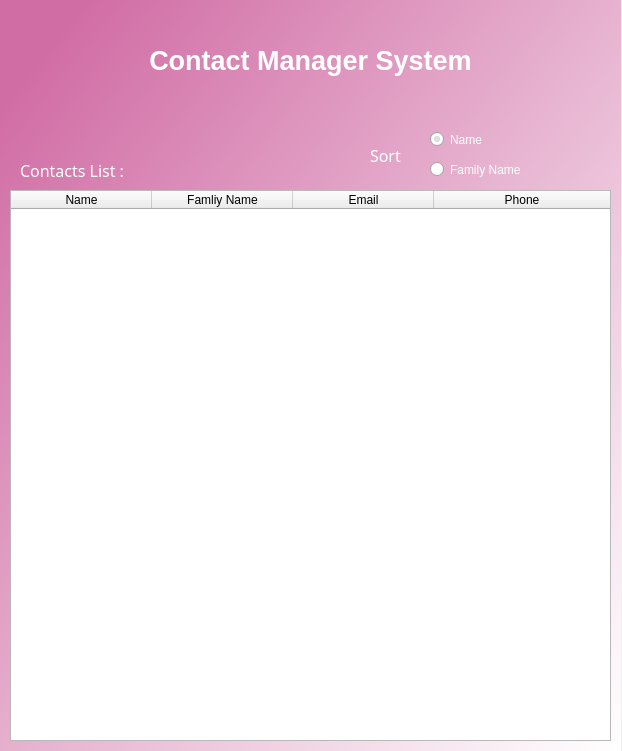
<?xml version="1.0" encoding="UTF-8"?>
<ui version="4.0">
 <class>DialogList</class>
 <widget class="QDialog" name="DialogList">
  <property name="geometry">
   <rect>
    <x>0</x>
    <y>0</y>
    <width>622</width>
    <height>751</height>
   </rect>
  </property>
  <property name="windowTitle">
   <string>List Of Contacts</string>
  </property>
  <widget class="QWidget" name="widget" native="true">
   <property name="geometry">
    <rect>
     <x>0</x>
     <y>0</y>
     <width>621</width>
     <height>751</height>
    </rect>
   </property>
   <property name="styleSheet">
    <string notr="true">QWidget#widget{
background-color:qlineargradient(spread:pad, x1:0.0524476, y1:0.0909091, x2:1, y2:1, stop:0 rgba(209, 109, 165, 255), stop:1 rgba(255, 255, 255, 255))}</string>
   </property>
   <widget class="QTableWidget" name="tableWidget">
    <property name="geometry">
     <rect>
      <x>10</x>
      <y>190</y>
      <width>601</width>
      <height>551</height>
     </rect>
    </property>
    <property name="sortingEnabled">
     <bool>true</bool>
    </property>
    <attribute name="horizontalHeaderCascadingSectionResizes">
     <bool>false</bool>
    </attribute>
    <attribute name="horizontalHeaderDefaultSectionSize">
     <number>141</number>
    </attribute>
    <attribute name="horizontalHeaderStretchLastSection">
     <bool>true</bool>
    </attribute>
    <attribute name="verticalHeaderShowSortIndicator" stdset="0">
     <bool>false</bool>
    </attribute>
    <attribute name="verticalHeaderStretchLastSection">
     <bool>false</bool>
    </attribute>
    <column>
     <property name="text">
      <string>Name</string>
     </property>
    </column>
    <column>
     <property name="text">
      <string>Famliy Name</string>
     </property>
    </column>
    <column>
     <property name="text">
      <string>Email</string>
     </property>
    </column>
    <column>
     <property name="text">
      <string>Phone</string>
     </property>
    </column>
   </widget>
   <widget class="QLabel" name="label_2">
    <property name="geometry">
     <rect>
      <x>20</x>
      <y>150</y>
      <width>111</width>
      <height>41</height>
     </rect>
    </property>
    <property name="font">
     <font>
      <family>B Nazanin</family>
      <pointsize>12</pointsize>
      <weight>50</weight>
      <italic>false</italic>
      <bold>false</bold>
     </font>
    </property>
    <property name="styleSheet">
     <string notr="true">color:white;font: 12pt &quot;B Nazanin&quot;;</string>
    </property>
    <property name="text">
     <string>Contacts List :</string>
    </property>
    <property name="alignment">
     <set>Qt::AlignLeading|Qt::AlignLeft|Qt::AlignVCenter</set>
    </property>
   </widget>
   <widget class="QLabel" name="label">
    <property name="geometry">
     <rect>
      <x>20</x>
      <y>30</y>
      <width>581</width>
      <height>61</height>
     </rect>
    </property>
    <property name="font">
     <font>
      <family>MS Shell Dlg 2</family>
      <pointsize>20</pointsize>
      <weight>75</weight>
      <italic>false</italic>
      <bold>true</bold>
      <underline>false</underline>
      <strikeout>false</strikeout>
      <kerning>true</kerning>
     </font>
    </property>
    <property name="styleSheet">
     <string notr="true">color:white;</string>
    </property>
    <property name="text">
     <string>Contact Manager System</string>
    </property>
    <property name="alignment">
     <set>Qt::AlignCenter</set>
    </property>
   </widget>
   <widget class="QLabel" name="label_3">
    <property name="geometry">
     <rect>
      <x>370</x>
      <y>130</y>
      <width>61</width>
      <height>51</height>
     </rect>
    </property>
    <property name="font">
     <font>
      <family>B Nazanin</family>
      <pointsize>12</pointsize>
      <weight>50</weight>
      <italic>false</italic>
      <bold>false</bold>
     </font>
    </property>
    <property name="styleSheet">
     <string notr="true">color:white;font: 12pt &quot;B Nazanin&quot;;</string>
    </property>
    <property name="text">
     <string>Sort</string>
    </property>
    <property name="alignment">
     <set>Qt::AlignLeading|Qt::AlignLeft|Qt::AlignVCenter</set>
    </property>
   </widget>
   <widget class="QRadioButton" name="radioButtonName">
    <property name="geometry">
     <rect>
      <x>430</x>
      <y>130</y>
      <width>88</width>
      <height>19</height>
     </rect>
    </property>
    <property name="styleSheet">
     <string notr="true">color:white;font: 10pt &quot;B Nazanin&quot;;</string>
    </property>
    <property name="text">
     <string>Name</string>
    </property>
    <property name="checked">
     <bool>true</bool>
    </property>
   </widget>
   <widget class="QRadioButton" name="radioButtonFamily">
    <property name="geometry">
     <rect>
      <x>430</x>
      <y>160</y>
      <width>131</width>
      <height>19</height>
     </rect>
    </property>
    <property name="styleSheet">
     <string notr="true">color:white;font: 10pt &quot;B Nazanin&quot;;</string>
    </property>
    <property name="text">
     <string>Family Name</string>
    </property>
   </widget>
  </widget>
 </widget>
 <resources/>
 <connections/>
</ui>
